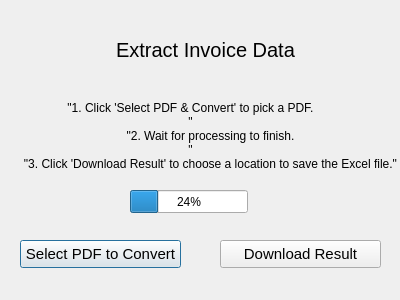
<?xml version="1.0" encoding="UTF-8"?>
<ui version="4.0">
 <class>Dialog</class>
 <widget class="QDialog" name="Dialog">
  <property name="geometry">
   <rect>
    <x>0</x>
    <y>0</y>
    <width>400</width>
    <height>300</height>
   </rect>
  </property>
  <property name="windowTitle">
   <string>Dialog</string>
  </property>
  <widget class="QPushButton" name="pushButton">
   <property name="geometry">
    <rect>
     <x>20</x>
     <y>240</y>
     <width>161</width>
     <height>28</height>
    </rect>
   </property>
   <property name="font">
    <font>
     <pointsize>11</pointsize>
    </font>
   </property>
   <property name="text">
    <string>Select PDF to Convert</string>
   </property>
  </widget>
  <widget class="QPushButton" name="pushButton_2">
   <property name="geometry">
    <rect>
     <x>220</x>
     <y>240</y>
     <width>161</width>
     <height>28</height>
    </rect>
   </property>
   <property name="font">
    <font>
     <pointsize>11</pointsize>
    </font>
   </property>
   <property name="text">
    <string>Download Result</string>
   </property>
  </widget>
  <widget class="QLabel" name="label">
   <property name="geometry">
    <rect>
     <x>100</x>
     <y>40</y>
     <width>211</width>
     <height>20</height>
    </rect>
   </property>
   <property name="font">
    <font>
     <pointsize>15</pointsize>
    </font>
   </property>
   <property name="text">
    <string notr="true">Extract Invoice Data</string>
   </property>
   <property name="alignment">
    <set>Qt::AlignmentFlag::AlignCenter</set>
   </property>
  </widget>
  <widget class="QLabel" name="label_2">
   <property name="geometry">
    <rect>
     <x>-20</x>
     <y>90</y>
     <width>421</width>
     <height>91</height>
    </rect>
   </property>
   <property name="font">
    <font>
     <italic>false</italic>
     <bold>false</bold>
    </font>
   </property>
   <property name="text">
    <string>&quot;1. Click 'Select PDF &amp; Convert' to pick a PDF.
&quot;
            &quot;2. Wait for processing to finish.
&quot;
            &quot;3. Click 'Download Result' to choose a location to save the Excel file.&quot;</string>
   </property>
   <property name="alignment">
    <set>Qt::AlignmentFlag::AlignCenter</set>
   </property>
  </widget>
  <widget class="QProgressBar" name="progressBar">
   <property name="geometry">
    <rect>
     <x>130</x>
     <y>190</y>
     <width>118</width>
     <height>23</height>
    </rect>
   </property>
   <property name="value">
    <number>24</number>
   </property>
  </widget>
 </widget>
 <resources/>
 <connections/>
</ui>
